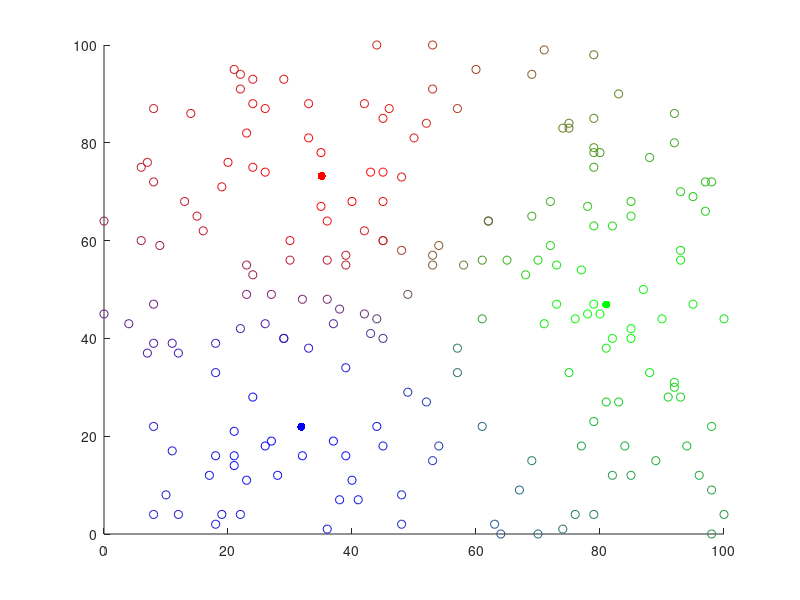

Recreate this plot in MATLAB.
% Fuzzy C-means Algorithm implementation
% 
% 

clear all;

num_cent = 3;
num_dp = 200;

fuzzCoeff = 2;

dataPoints = randi([0 100],num_dp, 2);
centroids = zeros(num_cent, 2);
deg_of_mem = zeros(num_dp, num_cent);

colorChart = ['r', 'g', 'b', 'y', 'c', 'm'];
ws = 100;

% initializing deg_of_mem

for i=1:num_dp
   
    deg_of_mem(i,:) = rand(1, num_cent);
    norm = sum(deg_of_mem(i,:));
    deg_of_mem(i,:) = deg_of_mem(i,:) / norm;
    
end


for it = 1:100
    %compute each centroids

    for cent=1:num_cent

        num = zeros(2);
        denom = 0;

        % numerator : sum of all deg_of_mem * datapoints
        for i = 1:num_dp

            num(1) = num(1) + (deg_of_mem(i, cent)^fuzzCoeff) * dataPoints(i, 1);
            num(2) = num(2) + (deg_of_mem(i, cent)^fuzzCoeff) * dataPoints(i, 2);

            denom = denom + deg_of_mem(i, cent)^fuzzCoeff;

            centroids(cent,1) = num(1) / denom;
            centroids(cent,2) = num(2) / denom;

        end

    end

    % compute degree of membership 

    for i = 1:num_dp
       for j = 1:num_cent

           dist_j = sqrt( (dataPoints(i,1) - centroids(j,1) )^2  + ( dataPoints(i,2) - centroids(j,2) )^2 );

           tempSum = 0;
           tempDist = 0;
           for k = 1:num_cent
              tempDist = sqrt( (dataPoints(i,1) - centroids(k,1) )^2  + ( dataPoints(i,2) - centroids(k,2) )^2 );
              tempSum = tempSum + (dist_j/tempDist)^(2/(fuzzCoeff-1)); 
           end

           deg_of_mem(i,j) = 1 / tempSum;

       end
    end
    
%     figure;
% 
%     set(gca, 'xlim',[0, ws], 'ylim', [0, ws])
%     title('randomly scattered datapoints & initial centroids');
%     scatter(dataPoints(i,1), dataPoints(i,2), 'MarkerEdgeColor', [deg_of_mem(1,1),deg_of_mem(1,2),deg_of_mem(1,3)])
% 
%     hold on
%     
%     for i=1:num_dp
%         scatter(dataPoints(i,1), dataPoints(i,2), 'MarkerEdgeColor', [deg_of_mem(i,1),deg_of_mem(i,2),deg_of_mem(i,3)]) 
%     end
%   
%     for i = 1:num_cent
%         scatter(centroids(i,1), centroids(i,2), colorChart(i) , 'filled');
%     end
%     hold off
    
    
    
end  
    
    
    
% 3 dimensional plot
    
figure;
    
set(gca, 'xlim',[0, ws], 'ylim', [0, ws])
title('randomly scattered datapoints & initial centroids');
scatter(dataPoints(i,1), dataPoints(i,2), 'MarkerEdgeColor', [deg_of_mem(1,1),deg_of_mem(1,2),deg_of_mem(1,3)])
    
hold on
    
    
    
for i=1:num_dp
    scatter(dataPoints(i,1), dataPoints(i,2), 'MarkerEdgeColor', [deg_of_mem(i,1),deg_of_mem(i,2),deg_of_mem(i,3)]) 
end

for i = 1:num_cent
    scatter(centroids(i,1), centroids(i,2), colorChart(i) , 'filled');
end
hold off
